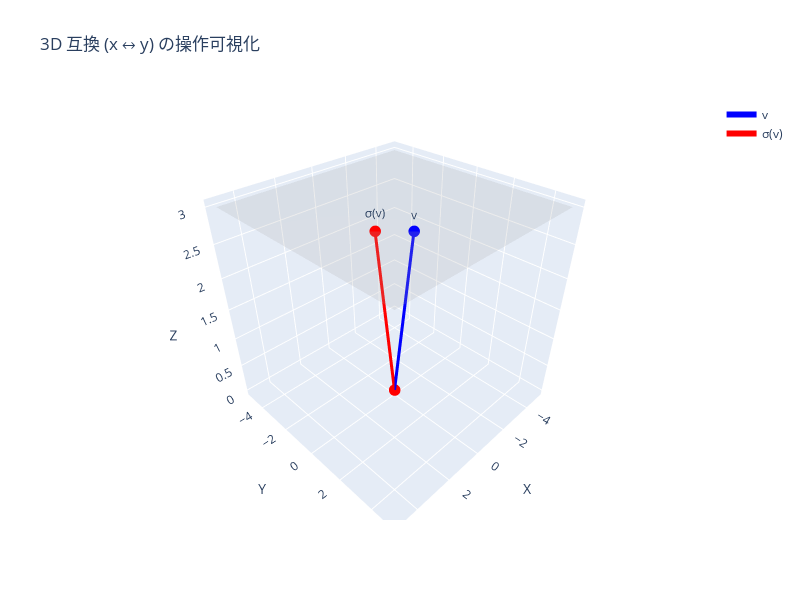
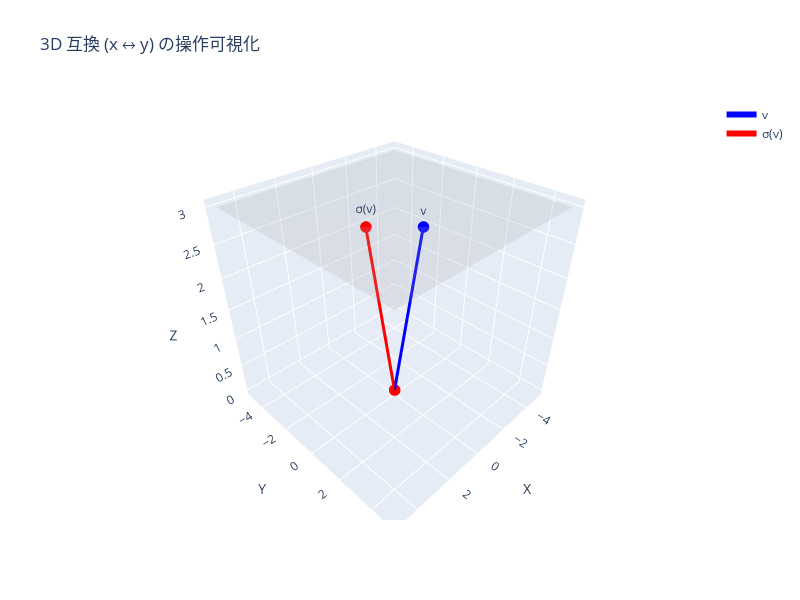
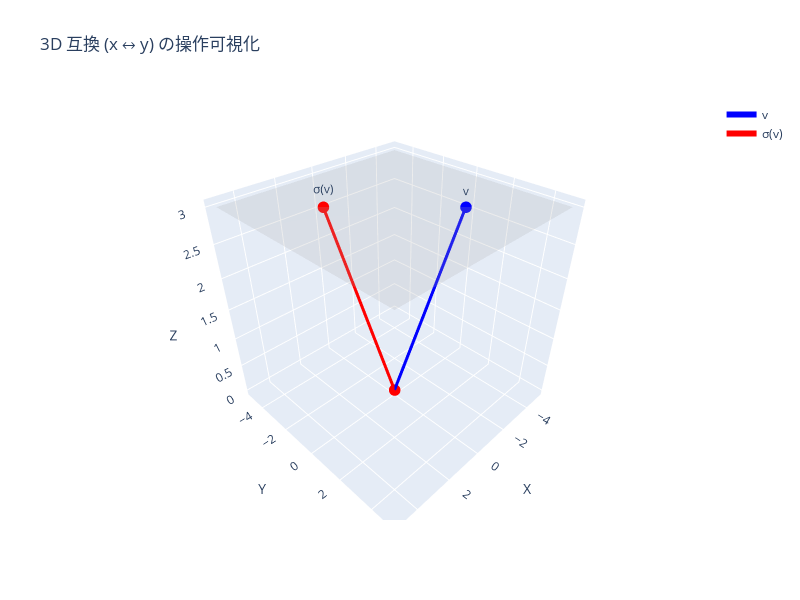
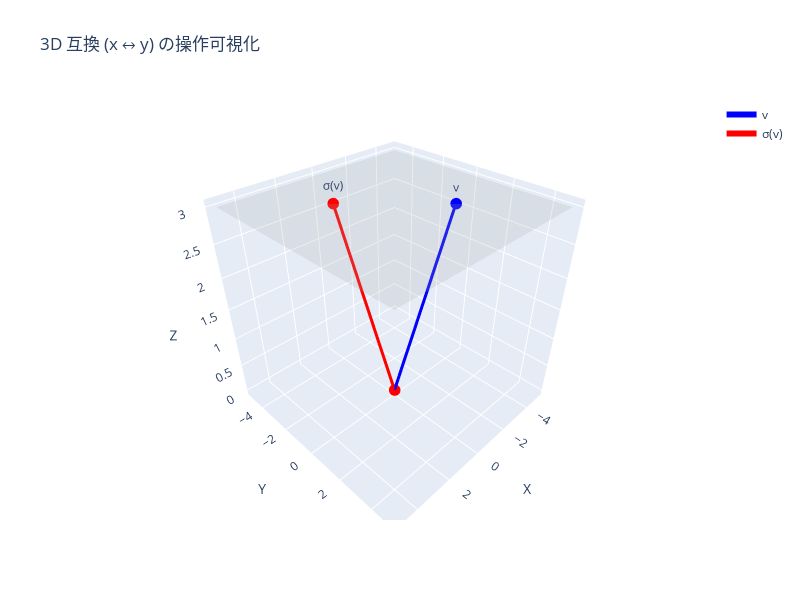

Notebook source saved alongside these figures, in order:
### Markdown cell above
### 互換

### Code cell
import numpy as np
import plotly.graph_objects as go
import ipywidgets as widgets
from IPython.display import display

# スライダーでベクトル v の成分を操作
x_slider = widgets.FloatSlider(value=1.0, min=-5.0, max=5.0, step=0.5, description='x')
y_slider = widgets.FloatSlider(value=2.0, min=-5.0, max=5.0, step=0.5, description='y')
z_slider = widgets.FloatSlider(value=3.0, min=-5.0, max=5.0, step=0.5, description='z')

def plot_transposition(x, y, z):
    v = np.array([x, y, z])
    v_swapped = np.array([y, x, z])  # (1 2) 互換: x <-> y

    fig = go.Figure()

    # 原点
    origin = np.array([0, 0, 0])

    # 元のベクトル
    fig.add_trace(go.Scatter3d(
        x=[origin[0], v[0]],
        y=[origin[1], v[1]],
        z=[origin[2], v[2]],
        mode='lines+markers+text',
        name='v',
        line=dict(color='blue', width=6),
        marker=dict(size=4),
        text=["", "v"],
        textposition="top center"
    ))

    # 互換後のベクトル
    fig.add_trace(go.Scatter3d(
        x=[origin[0], v_swapped[0]],
        y=[origin[1], v_swapped[1]],
        z=[origin[2], v_swapped[2]],
        mode='lines+markers+text',
        name='σ(v)',
        line=dict(color='red', width=6),
        marker=dict(size=4),
        text=["", "σ(v)"],
        textposition="top center"
    ))

    # x = y 平面の表示（zは固定）
    plane_x, plane_y = np.meshgrid(np.linspace(-5, 5, 10), np.linspace(-5, 5, 10))
    plane_z = np.zeros_like(plane_x) + z  # z固定高さ
    fig.add_trace(go.Surface(
        x=plane_x,
        y=plane_y,
        z=plane_z,
        showscale=False,
        opacity=0.2,
        colorscale='Greys',
        name='x=y plane'
    ))

    fig.update_layout(
        title="3D 互換 (x ↔ y) の操作可視化",
        scene=dict(
            xaxis_title="X",
            yaxis_title="Y",
            zaxis_title="Z",
            aspectmode='cube'
        ),
        width=800,
        height=600
    )
    fig.show()

ui = widgets.VBox([x_slider, y_slider, z_slider])
out = widgets.interactive_output(plot_transposition, {
    'x': x_slider,
    'y': y_slider,
    'z': z_slider
})

display(ui, out)

### Figure 1 — Plotly figure (JSON) as saved in the notebook; plotly's stock layout.template omitted (floating-point values rounded to 4 significant figures)
{"data": [{"line": {"color": "blue", "width": 6}, "marker": {"size": 4}, "mode": "lines+markers+text", "name": "v", "text": ["", "v"], "textposition": "top center", "type": "scatter3d", "x": [0, 1], "y": [0, 2], "z": [0, 3]}, {"line": {"color": "red", "width": 6}, "marker": {"size": 4}, "mode": "lines+markers+text", "name": "σ(v)", "text": ["", "σ(v)"], "textposition": "top center", "type": "scatter3d", "x": [0, 2], "y": [0, 1], "z": [0, 3]}, {"colorscale": [[0, "rgb(255,255,255)"], [0.125, "rgb(240,240,240)"], [0.25, "rgb(217,217,217)"], [0.375, "rgb(189,189,189)"], [0.5, "rgb(150,150,150)"], [0.625, "rgb(115,115,115)"], [0.75, "rgb(82,82,82)"], [0.875, "rgb(37,37,37)"], [1, "rgb(0,0,0)"]], "name": "x=y plane", "opacity": 0.2, "showscale": false, "type": "surface", "x": [[-5, -3.889, -2.778, -1.667, -0.5556, 0.5556, 1.667, 2.778, 3.889, 5], [-5, -3.889, -2.778, -1.667, -0.5556, 0.5556, 1.667, 2.778, 3.889, 5], [-5, -3.889, -2.778, -1.667, -0.5556, 0.5556, 1.667, 2.778, 3.889, 5], [-5, -3.889, -2.778, -1.667, -0.5556, 0.5556, 1.667, 2.778, 3.889, 5], [-5, -3.889, -2.778, -1.667, -0.5556, 0.5556, 1.667, 2.778, 3.889, 5], [-5, -3.889, -2.778, -1.667, -0.5556, 0.5556, 1.667, 2.778, 3.889, 5], [-5, -3.889, -2.778, -1.667, -0.5556, 0.5556, 1.667, 2.778, 3.889, 5], [-5, -3.889, -2.778, -1.667, -0.5556, 0.5556, 1.667, 2.778, 3.889, 5], [-5, -3.889, -2.778, -1.667, -0.5556, 0.5556, 1.667, 2.778, 3.889, 5], [-5, -3.889, -2.778, -1.667, -0.5556, 0.5556, 1.667, 2.778, 3.889, 5]], "y": [[-5, -5, -5, -5, -5, -5, -5, -5, -5, -5], [-3.889, -3.889, -3.889, -3.889, -3.889, -3.889, -3.889, -3.889, -3.889, -3.889], [-2.778, -2.778, -2.778, -2.778, -2.778, -2.778, -2.778, -2.778, -2.778, -2.778], [-1.667, -1.667, -1.667, -1.667, -1.667, -1.667, -1.667, -1.667, -1.667, -1.667], [-0.5556, -0.5556, -0.5556, -0.5556, -0.5556, -0.5556, -0.5556, -0.5556, -0.5556, -0.5556], [0.5556, 0.5556, 0.5556, 0.5556, 0.5556, 0.5556, 0.5556, 0.5556, 0.5556, 0.5556], [1.667, 1.667, 1.667, 1.667, 1.667, 1.667, 1.667, 1.667, 1.667, 1.667], [2.778, 2.778, 2.778, 2.778, 2.778, 2.778, 2.778, 2.778, 2.778, 2.778], [3.889, 3.889, 3.889, 3.889, 3.889, 3.889, 3.889, 3.889, 3.889, 3.889], [5, 5, 5, 5, 5, 5, 5, 5, 5, 5]], "z": [[3, 3, 3, 3, 3, 3, 3, 3, 3, 3], [3, 3, 3, 3, 3, 3, 3, 3, 3, 3], [3, 3, 3, 3, 3, 3, 3, 3, 3, 3], [3, 3, 3, 3, 3, 3, 3, 3, 3, 3], [3, 3, 3, 3, 3, 3, 3, 3, 3, 3], [3, 3, 3, 3, 3, 3, 3, 3, 3, 3], [3, 3, 3, 3, 3, 3, 3, 3, 3, 3], [3, 3, 3, 3, 3, 3, 3, 3, 3, 3], [3, 3, 3, 3, 3, 3, 3, 3, 3, 3], [3, 3, 3, 3, 3, 3, 3, 3, 3, 3]]}], "layout": {"height": 600, "scene": {"aspectmode": "cube", "xaxis": {"title": {"text": "X"}}, "yaxis": {"title": {"text": "Y"}}, "zaxis": {"title": {"text": "Z"}}}, "title": {"text": "3D 互換 (x ↔ y) の操作可視化"}, "width": 800}}

### Figure 2 — Plotly figure (JSON) as saved in the notebook; plotly's stock layout.template omitted (floating-point values rounded to 4 significant figures)
{"data": [{"line": {"color": "blue", "width": 6}, "marker": {"size": 4}, "mode": "lines+markers+text", "name": "v", "text": ["", "v"], "textposition": "top center", "type": "scatter3d", "x": [0, 0.5], "y": [0, 2], "z": [0, 3]}, {"line": {"color": "red", "width": 6}, "marker": {"size": 4}, "mode": "lines+markers+text", "name": "σ(v)", "text": ["", "σ(v)"], "textposition": "top center", "type": "scatter3d", "x": [0, 2], "y": [0, 0.5], "z": [0, 3]}, {"colorscale": [[0, "rgb(255,255,255)"], [0.125, "rgb(240,240,240)"], [0.25, "rgb(217,217,217)"], [0.375, "rgb(189,189,189)"], [0.5, "rgb(150,150,150)"], [0.625, "rgb(115,115,115)"], [0.75, "rgb(82,82,82)"], [0.875, "rgb(37,37,37)"], [1, "rgb(0,0,0)"]], "name": "x=y plane", "opacity": 0.2, "showscale": false, "type": "surface", "x": [[-5, -3.889, -2.778, -1.667, -0.5556, 0.5556, 1.667, 2.778, 3.889, 5], [-5, -3.889, -2.778, -1.667, -0.5556, 0.5556, 1.667, 2.778, 3.889, 5], [-5, -3.889, -2.778, -1.667, -0.5556, 0.5556, 1.667, 2.778, 3.889, 5], [-5, -3.889, -2.778, -1.667, -0.5556, 0.5556, 1.667, 2.778, 3.889, 5], [-5, -3.889, -2.778, -1.667, -0.5556, 0.5556, 1.667, 2.778, 3.889, 5], [-5, -3.889, -2.778, -1.667, -0.5556, 0.5556, 1.667, 2.778, 3.889, 5], [-5, -3.889, -2.778, -1.667, -0.5556, 0.5556, 1.667, 2.778, 3.889, 5], [-5, -3.889, -2.778, -1.667, -0.5556, 0.5556, 1.667, 2.778, 3.889, 5], [-5, -3.889, -2.778, -1.667, -0.5556, 0.5556, 1.667, 2.778, 3.889, 5], [-5, -3.889, -2.778, -1.667, -0.5556, 0.5556, 1.667, 2.778, 3.889, 5]], "y": [[-5, -5, -5, -5, -5, -5, -5, -5, -5, -5], [-3.889, -3.889, -3.889, -3.889, -3.889, -3.889, -3.889, -3.889, -3.889, -3.889], [-2.778, -2.778, -2.778, -2.778, -2.778, -2.778, -2.778, -2.778, -2.778, -2.778], [-1.667, -1.667, -1.667, -1.667, -1.667, -1.667, -1.667, -1.667, -1.667, -1.667], [-0.5556, -0.5556, -0.5556, -0.5556, -0.5556, -0.5556, -0.5556, -0.5556, -0.5556, -0.5556], [0.5556, 0.5556, 0.5556, 0.5556, 0.5556, 0.5556, 0.5556, 0.5556, 0.5556, 0.5556], [1.667, 1.667, 1.667, 1.667, 1.667, 1.667, 1.667, 1.667, 1.667, 1.667], [2.778, 2.778, 2.778, 2.778, 2.778, 2.778, 2.778, 2.778, 2.778, 2.778], [3.889, 3.889, 3.889, 3.889, 3.889, 3.889, 3.889, 3.889, 3.889, 3.889], [5, 5, 5, 5, 5, 5, 5, 5, 5, 5]], "z": [[3, 3, 3, 3, 3, 3, 3, 3, 3, 3], [3, 3, 3, 3, 3, 3, 3, 3, 3, 3], [3, 3, 3, 3, 3, 3, 3, 3, 3, 3], [3, 3, 3, 3, 3, 3, 3, 3, 3, 3], [3, 3, 3, 3, 3, 3, 3, 3, 3, 3], [3, 3, 3, 3, 3, 3, 3, 3, 3, 3], [3, 3, 3, 3, 3, 3, 3, 3, 3, 3], [3, 3, 3, 3, 3, 3, 3, 3, 3, 3], [3, 3, 3, 3, 3, 3, 3, 3, 3, 3], [3, 3, 3, 3, 3, 3, 3, 3, 3, 3]]}], "layout": {"height": 600, "scene": {"aspectmode": "cube", "xaxis": {"title": {"text": "X"}}, "yaxis": {"title": {"text": "Y"}}, "zaxis": {"title": {"text": "Z"}}}, "title": {"text": "3D 互換 (x ↔ y) の操作可視化"}, "width": 800}}

### Figure 3 — Plotly figure (JSON) as saved in the notebook; plotly's stock layout.template omitted (floating-point values rounded to 4 significant figures)
{"data": [{"line": {"color": "blue", "width": 6}, "marker": {"size": 4}, "mode": "lines+markers+text", "name": "v", "text": ["", "v"], "textposition": "top center", "type": "scatter3d", "x": [0, -2], "y": [0, 2], "z": [0, 3]}, {"line": {"color": "red", "width": 6}, "marker": {"size": 4}, "mode": "lines+markers+text", "name": "σ(v)", "text": ["", "σ(v)"], "textposition": "top center", "type": "scatter3d", "x": [0, 2], "y": [0, -2], "z": [0, 3]}, {"colorscale": [[0, "rgb(255,255,255)"], [0.125, "rgb(240,240,240)"], [0.25, "rgb(217,217,217)"], [0.375, "rgb(189,189,189)"], [0.5, "rgb(150,150,150)"], [0.625, "rgb(115,115,115)"], [0.75, "rgb(82,82,82)"], [0.875, "rgb(37,37,37)"], [1, "rgb(0,0,0)"]], "name": "x=y plane", "opacity": 0.2, "showscale": false, "type": "surface", "x": [[-5, -3.889, -2.778, -1.667, -0.5556, 0.5556, 1.667, 2.778, 3.889, 5], [-5, -3.889, -2.778, -1.667, -0.5556, 0.5556, 1.667, 2.778, 3.889, 5], [-5, -3.889, -2.778, -1.667, -0.5556, 0.5556, 1.667, 2.778, 3.889, 5], [-5, -3.889, -2.778, -1.667, -0.5556, 0.5556, 1.667, 2.778, 3.889, 5], [-5, -3.889, -2.778, -1.667, -0.5556, 0.5556, 1.667, 2.778, 3.889, 5], [-5, -3.889, -2.778, -1.667, -0.5556, 0.5556, 1.667, 2.778, 3.889, 5], [-5, -3.889, -2.778, -1.667, -0.5556, 0.5556, 1.667, 2.778, 3.889, 5], [-5, -3.889, -2.778, -1.667, -0.5556, 0.5556, 1.667, 2.778, 3.889, 5], [-5, -3.889, -2.778, -1.667, -0.5556, 0.5556, 1.667, 2.778, 3.889, 5], [-5, -3.889, -2.778, -1.667, -0.5556, 0.5556, 1.667, 2.778, 3.889, 5]], "y": [[-5, -5, -5, -5, -5, -5, -5, -5, -5, -5], [-3.889, -3.889, -3.889, -3.889, -3.889, -3.889, -3.889, -3.889, -3.889, -3.889], [-2.778, -2.778, -2.778, -2.778, -2.778, -2.778, -2.778, -2.778, -2.778, -2.778], [-1.667, -1.667, -1.667, -1.667, -1.667, -1.667, -1.667, -1.667, -1.667, -1.667], [-0.5556, -0.5556, -0.5556, -0.5556, -0.5556, -0.5556, -0.5556, -0.5556, -0.5556, -0.5556], [0.5556, 0.5556, 0.5556, 0.5556, 0.5556, 0.5556, 0.5556, 0.5556, 0.5556, 0.5556], [1.667, 1.667, 1.667, 1.667, 1.667, 1.667, 1.667, 1.667, 1.667, 1.667], [2.778, 2.778, 2.778, 2.778, 2.778, 2.778, 2.778, 2.778, 2.778, 2.778], [3.889, 3.889, 3.889, 3.889, 3.889, 3.889, 3.889, 3.889, 3.889, 3.889], [5, 5, 5, 5, 5, 5, 5, 5, 5, 5]], "z": [[3, 3, 3, 3, 3, 3, 3, 3, 3, 3], [3, 3, 3, 3, 3, 3, 3, 3, 3, 3], [3, 3, 3, 3, 3, 3, 3, 3, 3, 3], [3, 3, 3, 3, 3, 3, 3, 3, 3, 3], [3, 3, 3, 3, 3, 3, 3, 3, 3, 3], [3, 3, 3, 3, 3, 3, 3, 3, 3, 3], [3, 3, 3, 3, 3, 3, 3, 3, 3, 3], [3, 3, 3, 3, 3, 3, 3, 3, 3, 3], [3, 3, 3, 3, 3, 3, 3, 3, 3, 3], [3, 3, 3, 3, 3, 3, 3, 3, 3, 3]]}], "layout": {"height": 600, "scene": {"aspectmode": "cube", "xaxis": {"title": {"text": "X"}}, "yaxis": {"title": {"text": "Y"}}, "zaxis": {"title": {"text": "Z"}}}, "title": {"text": "3D 互換 (x ↔ y) の操作可視化"}, "width": 800}}

### Figure 4 — Plotly figure (JSON) as saved in the notebook; plotly's stock layout.template omitted (floating-point values rounded to 4 significant figures)
{"data": [{"line": {"color": "blue", "width": 6}, "marker": {"size": 4}, "mode": "lines+markers+text", "name": "v", "text": ["", "v"], "textposition": "top center", "type": "scatter3d", "x": [0, -2], "y": [0, 1.5], "z": [0, 3]}, {"line": {"color": "red", "width": 6}, "marker": {"size": 4}, "mode": "lines+markers+text", "name": "σ(v)", "text": ["", "σ(v)"], "textposition": "top center", "type": "scatter3d", "x": [0, 1.5], "y": [0, -2], "z": [0, 3]}, {"colorscale": [[0, "rgb(255,255,255)"], [0.125, "rgb(240,240,240)"], [0.25, "rgb(217,217,217)"], [0.375, "rgb(189,189,189)"], [0.5, "rgb(150,150,150)"], [0.625, "rgb(115,115,115)"], [0.75, "rgb(82,82,82)"], [0.875, "rgb(37,37,37)"], [1, "rgb(0,0,0)"]], "name": "x=y plane", "opacity": 0.2, "showscale": false, "type": "surface", "x": [[-5, -3.889, -2.778, -1.667, -0.5556, 0.5556, 1.667, 2.778, 3.889, 5], [-5, -3.889, -2.778, -1.667, -0.5556, 0.5556, 1.667, 2.778, 3.889, 5], [-5, -3.889, -2.778, -1.667, -0.5556, 0.5556, 1.667, 2.778, 3.889, 5], [-5, -3.889, -2.778, -1.667, -0.5556, 0.5556, 1.667, 2.778, 3.889, 5], [-5, -3.889, -2.778, -1.667, -0.5556, 0.5556, 1.667, 2.778, 3.889, 5], [-5, -3.889, -2.778, -1.667, -0.5556, 0.5556, 1.667, 2.778, 3.889, 5], [-5, -3.889, -2.778, -1.667, -0.5556, 0.5556, 1.667, 2.778, 3.889, 5], [-5, -3.889, -2.778, -1.667, -0.5556, 0.5556, 1.667, 2.778, 3.889, 5], [-5, -3.889, -2.778, -1.667, -0.5556, 0.5556, 1.667, 2.778, 3.889, 5], [-5, -3.889, -2.778, -1.667, -0.5556, 0.5556, 1.667, 2.778, 3.889, 5]], "y": [[-5, -5, -5, -5, -5, -5, -5, -5, -5, -5], [-3.889, -3.889, -3.889, -3.889, -3.889, -3.889, -3.889, -3.889, -3.889, -3.889], [-2.778, -2.778, -2.778, -2.778, -2.778, -2.778, -2.778, -2.778, -2.778, -2.778], [-1.667, -1.667, -1.667, -1.667, -1.667, -1.667, -1.667, -1.667, -1.667, -1.667], [-0.5556, -0.5556, -0.5556, -0.5556, -0.5556, -0.5556, -0.5556, -0.5556, -0.5556, -0.5556], [0.5556, 0.5556, 0.5556, 0.5556, 0.5556, 0.5556, 0.5556, 0.5556, 0.5556, 0.5556], [1.667, 1.667, 1.667, 1.667, 1.667, 1.667, 1.667, 1.667, 1.667, 1.667], [2.778, 2.778, 2.778, 2.778, 2.778, 2.778, 2.778, 2.778, 2.778, 2.778], [3.889, 3.889, 3.889, 3.889, 3.889, 3.889, 3.889, 3.889, 3.889, 3.889], [5, 5, 5, 5, 5, 5, 5, 5, 5, 5]], "z": [[3, 3, 3, 3, 3, 3, 3, 3, 3, 3], [3, 3, 3, 3, 3, 3, 3, 3, 3, 3], [3, 3, 3, 3, 3, 3, 3, 3, 3, 3], [3, 3, 3, 3, 3, 3, 3, 3, 3, 3], [3, 3, 3, 3, 3, 3, 3, 3, 3, 3], [3, 3, 3, 3, 3, 3, 3, 3, 3, 3], [3, 3, 3, 3, 3, 3, 3, 3, 3, 3], [3, 3, 3, 3, 3, 3, 3, 3, 3, 3], [3, 3, 3, 3, 3, 3, 3, 3, 3, 3], [3, 3, 3, 3, 3, 3, 3, 3, 3, 3]]}], "layout": {"height": 600, "scene": {"aspectmode": "cube", "xaxis": {"title": {"text": "X"}}, "yaxis": {"title": {"text": "Y"}}, "zaxis": {"title": {"text": "Z"}}}, "title": {"text": "3D 互換 (x ↔ y) の操作可視化"}, "width": 800}}
